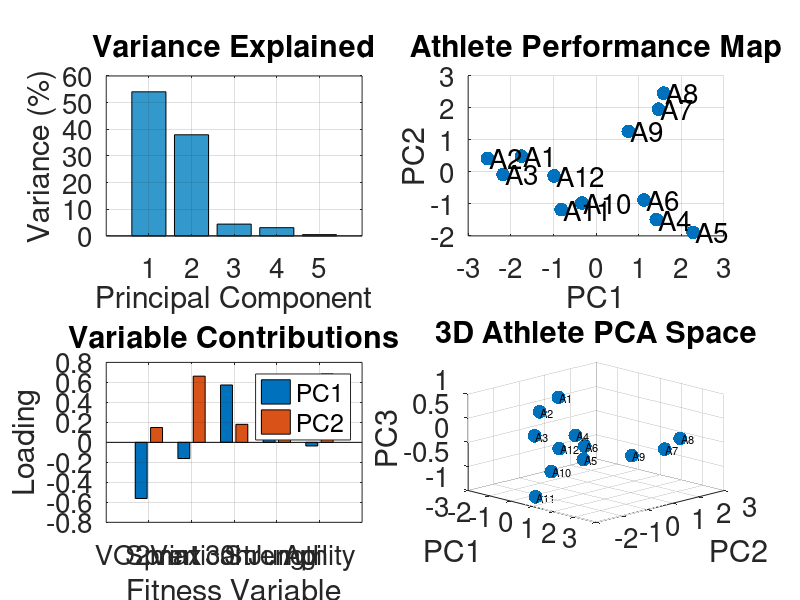

The MATLAB script that drew this image:
% Prog_19d.m: PCA of Athlete Fitness Profiles.
% Variables:
% 1. VO2max.
% 2. 30 m Sprint Time.
% 3. Vertical Jump Height.
% 4. Strength Score.
% 5. Agility Test Time.
% Simulated Athlete dataset.
Athletes=[
62 4.05 58 82 8.1
65 4.10 55 78 8.0
68 4.00 62 80 7.8

50 3.75 75 92 7.5
48 3.70 82 95 7.3
52 3.85 78 90 7.6

55 4.20 85 98 8.2
53 4.25 88 96 8.4
57 4.15 80 94 8.0

58 3.95 70 85 7.4
60 4.00 68 83 7.2
56 4.10 65 80 7.7
];
% Variable names.
labels={
    'VO2max'
    'Sprint 30m'
    'Vertical Jump'
    'Strength'
    'Agility'
};
% Standardise variables.
% PCA requires variables on comparable scales.
X=zscore(Athletes);
% Perform PCA.
[coeff,score,latent,~,explained]=pca(X);
% Display results.
disp('Principal Component Variance Explained (%)')
disp(explained)
disp('PCA Loadings')
disp(coeff)
figure
% Subplot 1: Variance explained.
subplot(2,2,1)
bar(explained,'FaceColor',[0.2 0.6 0.8])
xlabel('Principal Component')
ylabel('Variance (%)')
title('Variance Explained')
grid on
set(gca,'FontSize',20)
% Subplot 2: Athlete PCA map.
subplot(2,2,2)
scatter(score(:,1),score(:,2),100,'filled')
hold on
for i=1:length(score(:,1))
    text(score(i,1)+0.05,...
         score(i,2),...
         ['A',num2str(i)],...
         'FontSize',20)
end
xlabel('PC1')
ylabel('PC2')
title('Athlete Performance Map')
grid on
set(gca,'FontSize',20)
% Subplot 3: PCA loadings.
subplot(2,2,3)
bar(coeff(:,1:2))
xticklabels(labels)
ylabel('Loading')
xlabel('Fitness Variable')
legend('PC1','PC2','Location','best')
title('Variable Contributions')
grid on
set(gca,'FontSize',20)
% Subplot 4: 3D PCA space.
subplot(2,2,4)
scatter3(score(:,1),score(:,2),score(:,3),100,'filled')
hold on
for i=1:length(score(:,1))
    text(score(i,1)+0.05,...
         score(i,2),...
         score(i,3),...
         ['A',num2str(i)],...
         'FontSize',8)
end
xlabel('PC1');ylabel('PC2');zlabel('PC3');
title('3D Athlete PCA Space');
grid on
set(gca,'FontSize',20)
view(45,25)
% End Prog_19d.m.
